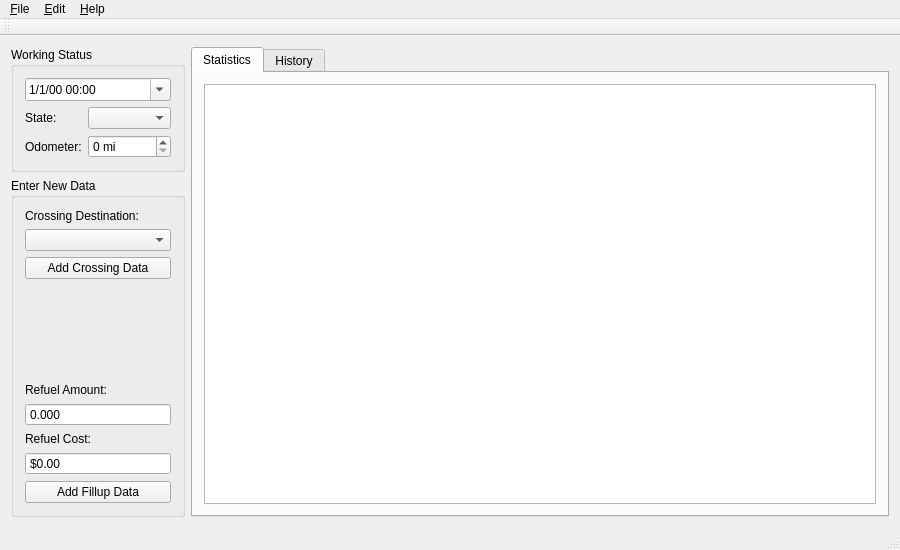
<?xml version="1.0" encoding="UTF-8"?>
<ui version="4.0">
 <class>MainWindow</class>
 <widget class="QMainWindow" name="MainWindow">
  <property name="geometry">
   <rect>
    <x>0</x>
    <y>0</y>
    <width>900</width>
    <height>550</height>
   </rect>
  </property>
  <property name="windowTitle">
   <string>MileStat</string>
  </property>
  <widget class="QWidget" name="centralWidget">
   <layout class="QHBoxLayout" name="horizontalLayout">
    <item>
     <widget class="QFrame" name="frame">
      <layout class="QVBoxLayout" name="verticalLayout_2">
       <property name="sizeConstraint">
        <enum>QLayout::SetMinimumSize</enum>
       </property>
       <property name="margin">
        <number>0</number>
       </property>
       <item>
        <widget class="QGroupBox" name="groupBox_4">
         <property name="title">
          <string>Working Status</string>
         </property>
         <layout class="QVBoxLayout" name="verticalLayout_3">
          <item>
           <widget class="QDateTimeEdit" name="dteTime">
            <property name="displayFormat">
             <string>M/d/yy hh:mm</string>
            </property>
            <property name="calendarPopup">
             <bool>true</bool>
            </property>
           </widget>
          </item>
          <item>
           <widget class="QFrame" name="frame_1">
            <property name="frameShape">
             <enum>QFrame::NoFrame</enum>
            </property>
            <property name="frameShadow">
             <enum>QFrame::Raised</enum>
            </property>
            <layout class="QFormLayout" name="formLayout">
             <property name="margin">
              <number>0</number>
             </property>
             <item row="0" column="0">
              <widget class="QLabel" name="label_8">
               <property name="text">
                <string>State:</string>
               </property>
              </widget>
             </item>
             <item row="1" column="0">
              <widget class="QLabel" name="label_9">
               <property name="text">
                <string>Odometer:</string>
               </property>
              </widget>
             </item>
             <item row="0" column="1">
              <widget class="QComboBox" name="comboCurState"/>
             </item>
             <item row="1" column="1">
              <widget class="QSpinBox" name="spinOdometer">
               <property name="buttonSymbols">
                <enum>QAbstractSpinBox::UpDownArrows</enum>
               </property>
               <property name="suffix">
                <string> mi</string>
               </property>
               <property name="maximum">
                <number>9999999</number>
               </property>
              </widget>
             </item>
            </layout>
           </widget>
          </item>
         </layout>
        </widget>
       </item>
       <item>
        <widget class="QGroupBox" name="groupBox_3">
         <property name="title">
          <string>Enter New Data</string>
         </property>
         <layout class="QVBoxLayout" name="verticalLayout_4">
          <property name="sizeConstraint">
           <enum>QLayout::SetDefaultConstraint</enum>
          </property>
          <item>
           <widget class="QLabel" name="label_2">
            <property name="text">
             <string>Crossing Destination:</string>
            </property>
           </widget>
          </item>
          <item>
           <widget class="QComboBox" name="comboToState">
            <property name="sizePolicy">
             <sizepolicy hsizetype="Preferred" vsizetype="Preferred">
              <horstretch>0</horstretch>
              <verstretch>0</verstretch>
             </sizepolicy>
            </property>
           </widget>
          </item>
          <item>
           <widget class="QPushButton" name="pushAddCrossing">
            <property name="text">
             <string>Add Crossing Data</string>
            </property>
           </widget>
          </item>
          <item>
           <spacer name="verticalSpacer">
            <property name="orientation">
             <enum>Qt::Vertical</enum>
            </property>
            <property name="sizeHint" stdset="0">
             <size>
              <width>20</width>
              <height>40</height>
             </size>
            </property>
           </spacer>
          </item>
          <item>
           <widget class="QLabel" name="label_5">
            <property name="text">
             <string>Refuel Amount:</string>
            </property>
           </widget>
          </item>
          <item>
           <widget class="QDoubleSpinBox" name="spinGallons">
            <property name="sizePolicy">
             <sizepolicy hsizetype="Minimum" vsizetype="Preferred">
              <horstretch>0</horstretch>
              <verstretch>0</verstretch>
             </sizepolicy>
            </property>
            <property name="buttonSymbols">
             <enum>QAbstractSpinBox::NoButtons</enum>
            </property>
            <property name="decimals">
             <number>3</number>
            </property>
            <property name="maximum">
             <double>1000.000000000000000</double>
            </property>
           </widget>
          </item>
          <item>
           <widget class="QLabel" name="label_3">
            <property name="text">
             <string>Refuel Cost:</string>
            </property>
           </widget>
          </item>
          <item>
           <widget class="QDoubleSpinBox" name="spinCost">
            <property name="sizePolicy">
             <sizepolicy hsizetype="Minimum" vsizetype="Preferred">
              <horstretch>0</horstretch>
              <verstretch>0</verstretch>
             </sizepolicy>
            </property>
            <property name="buttonSymbols">
             <enum>QAbstractSpinBox::NoButtons</enum>
            </property>
            <property name="prefix">
             <string>$</string>
            </property>
            <property name="maximum">
             <double>3000.000000000000000</double>
            </property>
           </widget>
          </item>
          <item>
           <widget class="QPushButton" name="pushAddFillup">
            <property name="text">
             <string>Add Fillup Data</string>
            </property>
           </widget>
          </item>
         </layout>
        </widget>
       </item>
      </layout>
     </widget>
    </item>
    <item>
     <widget class="QTabWidget" name="tabWidget">
      <property name="currentIndex">
       <number>0</number>
      </property>
      <widget class="QWidget" name="tabStatistics">
       <attribute name="title">
        <string>Statistics</string>
       </attribute>
       <layout class="QGridLayout" name="gridLayout_3">
        <item row="0" column="1">
         <widget class="QTableView" name="tableView">
          <property name="editTriggers">
           <set>QAbstractItemView::NoEditTriggers</set>
          </property>
          <property name="alternatingRowColors">
           <bool>true</bool>
          </property>
          <property name="selectionMode">
           <enum>QAbstractItemView::NoSelection</enum>
          </property>
          <property name="selectionBehavior">
           <enum>QAbstractItemView::SelectRows</enum>
          </property>
          <property name="sortingEnabled">
           <bool>true</bool>
          </property>
          <attribute name="horizontalHeaderStretchLastSection">
           <bool>true</bool>
          </attribute>
          <attribute name="verticalHeaderHighlightSections">
           <bool>true</bool>
          </attribute>
          <attribute name="verticalHeaderMinimumSectionSize">
           <number>21</number>
          </attribute>
         </widget>
        </item>
       </layout>
      </widget>
      <widget class="QWidget" name="tabHistory">
       <attribute name="title">
        <string>History</string>
       </attribute>
       <layout class="QVBoxLayout" name="verticalLayout">
        <item>
         <widget class="QTextEdit" name="txtHistory">
          <property name="verticalScrollBarPolicy">
           <enum>Qt::ScrollBarAlwaysOn</enum>
          </property>
          <property name="lineWrapColumnOrWidth">
           <number>5</number>
          </property>
          <property name="readOnly">
           <bool>true</bool>
          </property>
         </widget>
        </item>
       </layout>
      </widget>
     </widget>
    </item>
   </layout>
  </widget>
  <widget class="QMenuBar" name="menuBar">
   <property name="geometry">
    <rect>
     <x>0</x>
     <y>0</y>
     <width>900</width>
     <height>23</height>
    </rect>
   </property>
   <widget class="QMenu" name="menu_File">
    <property name="title">
     <string>&amp;File</string>
    </property>
    <addaction name="action_Reset_Statistics"/>
    <addaction name="separator"/>
    <addaction name="actionE_xit"/>
   </widget>
   <widget class="QMenu" name="menu_Help">
    <property name="title">
     <string>&amp;Help</string>
    </property>
    <addaction name="actionBugReport"/>
    <addaction name="separator"/>
    <addaction name="actionAbout_MileStat"/>
    <addaction name="actionAbout_Qt"/>
   </widget>
   <widget class="QMenu" name="menu_Edit">
    <property name="title">
     <string>&amp;Edit</string>
    </property>
    <addaction name="action_Undo"/>
    <addaction name="action_Hide_Unvisited_States"/>
   </widget>
   <addaction name="menu_File"/>
   <addaction name="menu_Edit"/>
   <addaction name="menu_Help"/>
  </widget>
  <widget class="QToolBar" name="mainToolBar">
   <attribute name="toolBarArea">
    <enum>TopToolBarArea</enum>
   </attribute>
   <attribute name="toolBarBreak">
    <bool>false</bool>
   </attribute>
  </widget>
  <widget class="QStatusBar" name="statusBar"/>
  <action name="action_Reset_Statistics">
   <property name="text">
    <string>&amp;Reset Statistics...</string>
   </property>
  </action>
  <action name="actionE_xit">
   <property name="text">
    <string>E&amp;xit</string>
   </property>
  </action>
  <action name="actionBugReport">
   <property name="text">
    <string>Report a Bug...</string>
   </property>
  </action>
  <action name="actionAbout_MileStat">
   <property name="text">
    <string>About MileStat...</string>
   </property>
  </action>
  <action name="actionAbout_Qt">
   <property name="text">
    <string>About Qt...</string>
   </property>
  </action>
  <action name="action_Undo">
   <property name="enabled">
    <bool>false</bool>
   </property>
   <property name="text">
    <string>&amp;Undo</string>
   </property>
  </action>
  <action name="action_Hide_Unvisited_States">
   <property name="checkable">
    <bool>true</bool>
   </property>
   <property name="checked">
    <bool>true</bool>
   </property>
   <property name="text">
    <string>&amp;Hide Unvisited States</string>
   </property>
  </action>
 </widget>
 <layoutdefault spacing="6" margin="11"/>
 <resources/>
 <connections>
  <connection>
   <sender>actionE_xit</sender>
   <signal>activated()</signal>
   <receiver>MainWindow</receiver>
   <slot>close()</slot>
   <hints>
    <hint type="sourcelabel">
     <x>-1</x>
     <y>-1</y>
    </hint>
    <hint type="destinationlabel">
     <x>299</x>
     <y>244</y>
    </hint>
   </hints>
  </connection>
 </connections>
</ui>
